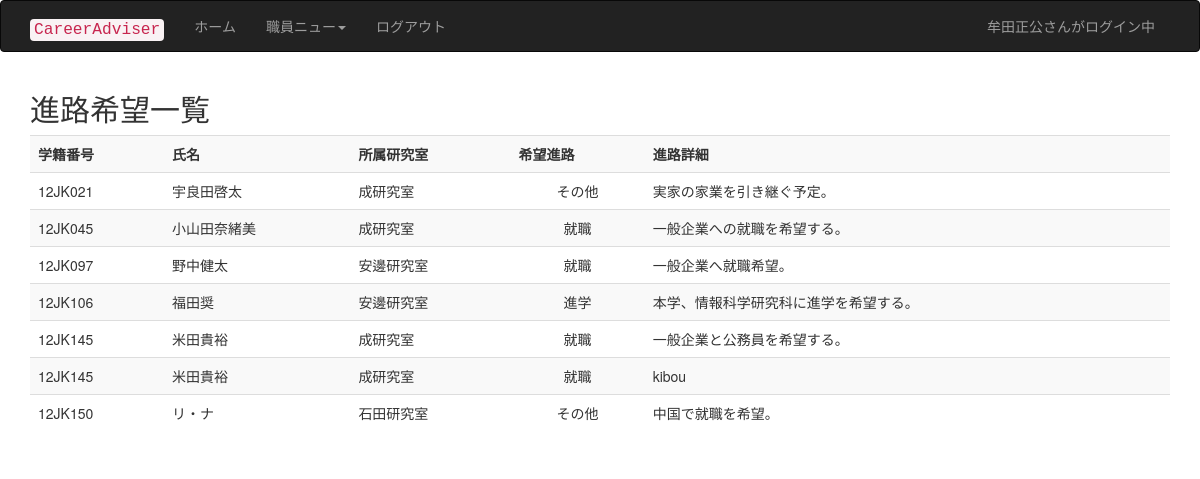
Screenshot of /wish_list.php (signed in) with the database file from the repository.
### tables this page shows
CREATE TABLE IF NOT EXISTS `tb_wish` (
  `sid` varchar(16) NOT NULL,
  `careertype` int(11) NOT NULL,
  `detail` text NOT NULL
);

### wish_list.php (the view, shortened to what this page needs)
<?php
include('page_header.php');
require_once('db_inc.php');
echo "<h2>進路希望一覧</h2>";
$sql = "SELECT w.*, g.sname, g.lbname FROM tb_wish w, vw_gakusei g where w.sid=g.sid order by sid, careertype " ;
$rs = mysql_query($sql, $conn);
$row = mysql_fetch_array($rs) ;
echo '<table class="table table-striped table-hover">';
echo '<tr><th>学籍番号</th><th>氏名</th><th>所属研究室</th><th>希望進路</th><th>進路詳細</th></tr>';
while ($row) {
 echo '<tr>';
 echo '<td>' . $row['sid'] . '</td>';
 echo '<td>' . $row['sname']. '</td>';
 echo '<td>' . $row['lbname'] . '</td>';
 $i = $row['careertype'];
 $careertype = array(
 1=>"就職",
 2=>"進学",
 3=>"その他"
 );
  echo '<td align="center">' . $careertype[$i] . '</td>';
 echo '<td>' . $row['detail'] . '</td>';
 echo '</tr>';
 $row = mysql_fetch_array($rs) ;
}
echo '</table>';
include('page_footer.php');
?>

### rows the page displays
tb_wish: sid "12JK021", sname "宇良田啓太", lbname "成研究室", careertype "その他", detail "実家の家業を引き継ぐ予定。"
tb_wish: sid "12JK045", sname "小山田奈緒美", lbname "成研究室", careertype "就職", detail "一般企業への就職を希望する。"
tb_wish: sid "12JK097", sname "野中健太", lbname "安邊研究室", careertype "就職", detail "一般企業へ就職希望。"
tb_wish: sid "12JK106", sname "福田奨", lbname "安邊研究室", careertype "進学", detail "本学、情報科学研究科に進学を希望する。"
tb_wish: sid "12JK145", sname "米田貴裕", lbname "成研究室", careertype "就職", detail "一般企業と公務員を希望する。"
tb_wish: sid "12JK145", sname "米田貴裕", lbname "成研究室", careertype "就職", detail "kibou"
tb_wish: sid "12JK150", sname "リ・ナ", lbname "石田研究室", careertype "その他", detail "中国で就職を希望。"

### other values shown
$s[$i] "職員"
$label "ログアウト"
$_SESSION['uname'] "牟田正公"
